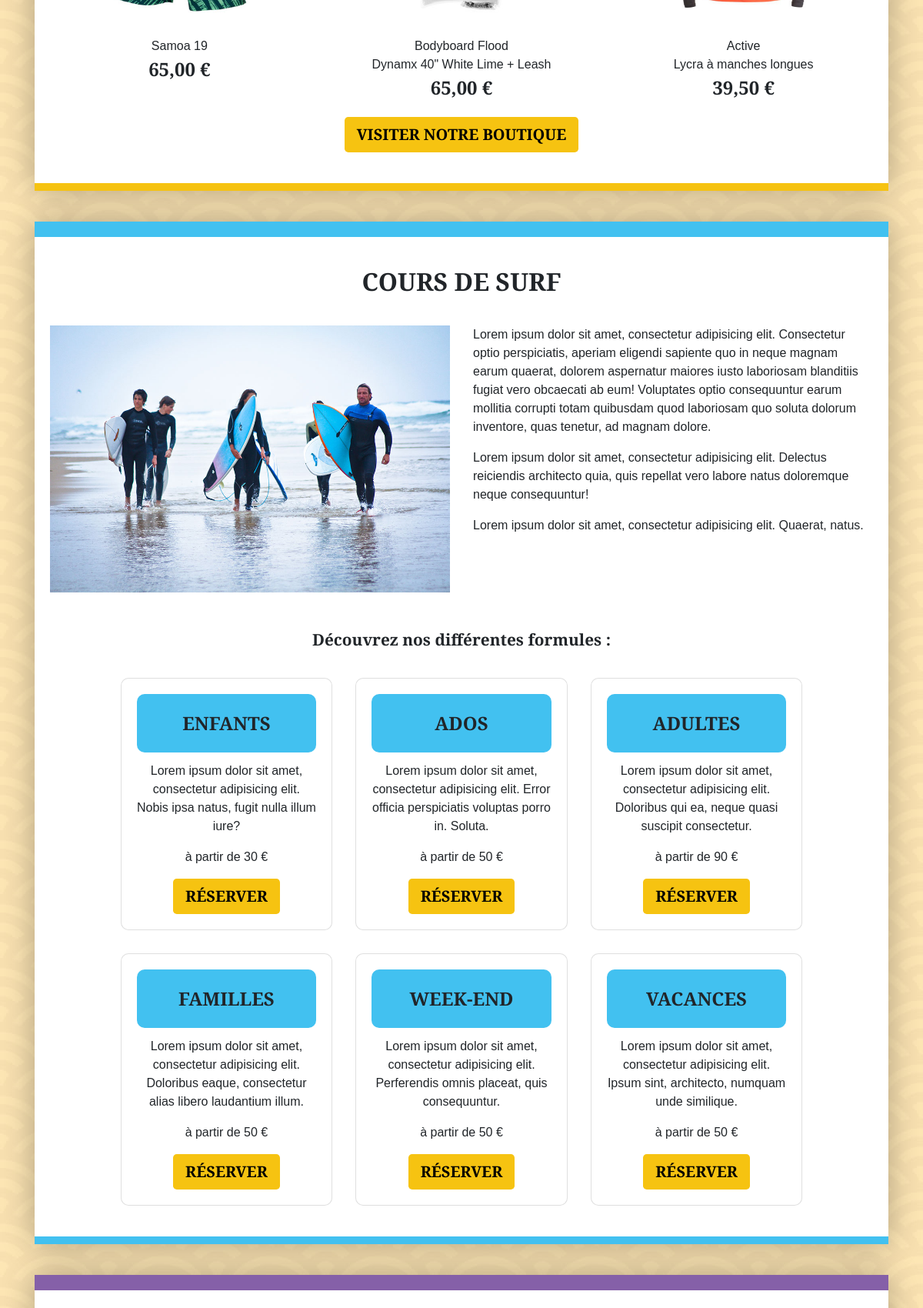
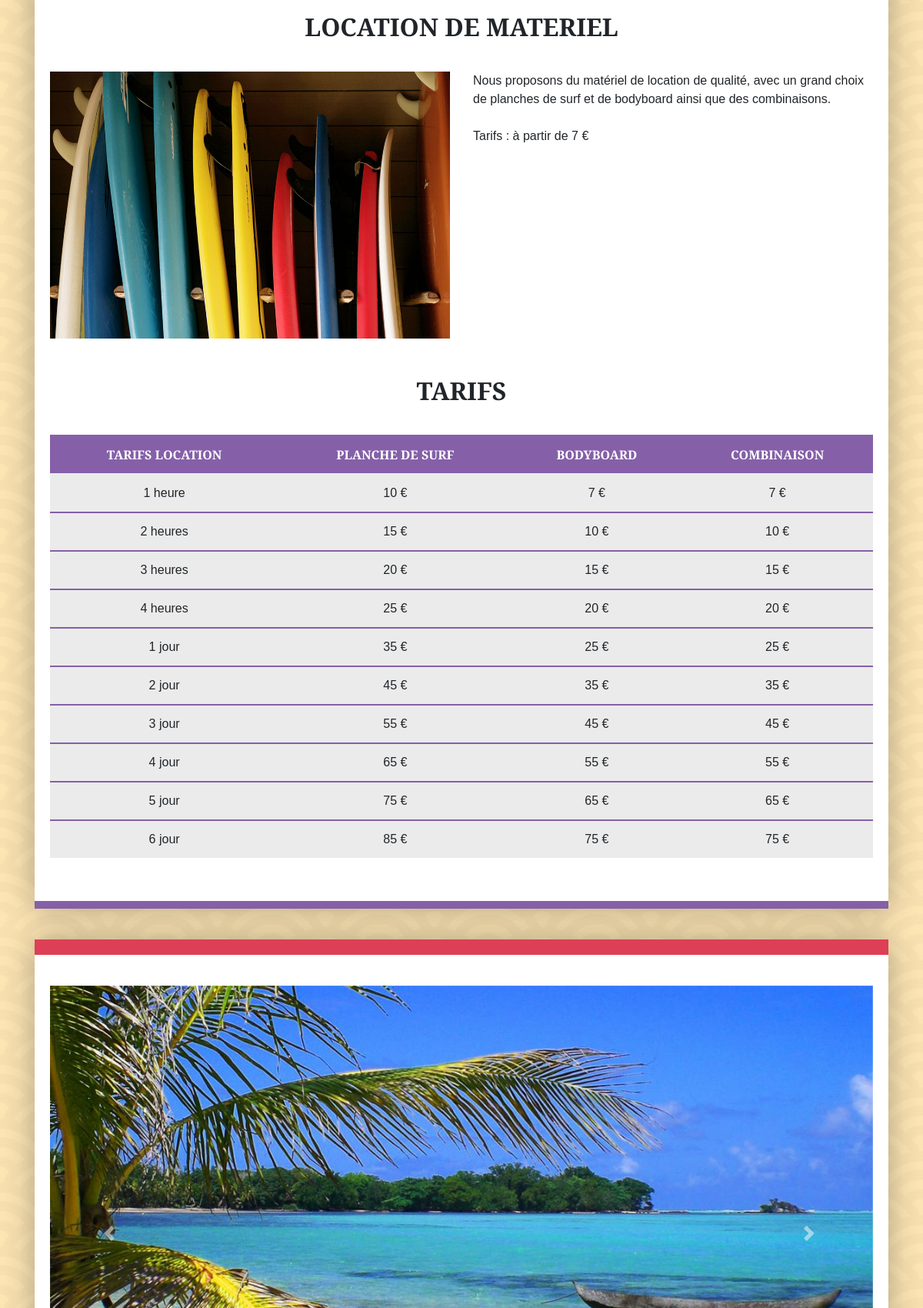
/index.php?action=acc (upper part), run on the app's committed database (2 pictures, top to bottom).
### tables this page shows
CREATE TABLE DUREE
(
    codeDuree   VARCHAR(5) PRIMARY KEY NOT NULL,
    libDuree    VARCHAR(255)
);

### index.php (called while the page is built, shortened)
<?php
    if (isset($_GET['action']))
    {
        $action = $_GET['action'];
    }
    switch ($action)
    {
        case "acc":
        include "control/cAcc.php";
        break;
    }
    include $view;
?>

### models/mTarif.php (called while the page is built)
<?php
    function getTarif () : array
    {
        global $bdd;
        $sql = $bdd -> prepare(
            "SELECT DU.codeDuree, libDuree, MAX(IF (TA.categoProd = 'PS', prixLocation, null)) AS 'PS', MAX(IF (TA.categoProd = 'BB', prixLocation, null)) AS 'BB',
            MAX(IF (TA.categoProd = 'CO', prixLocation, null)) AS 'CO'
                FROM duree AS DU INNER JOIN tarifer AS TA
                ON DU.codeDuree = TA.codeDuree
            GROUP BY DU.codeDuree ORDER BY 3"
        );
        $sql -> execute();
        $resultat = $sql -> fetchall(PDO::FETCH_ASSOC);
       return $resultat;
    }
?>

### control/cAcc.php (called while the page is built, shortened)
<?php
    if (isset($action) && $action == "acc")
    {
        require "models/mTarif.php";
        $tabTarif = getTarif();
    }
    else
    {
        header("location:index.php?action=acc");
    }
?>

### views/inc/accueil/tarifs.php (the view)
<section class="d-none d-md-none d-xl-block">
    <div class="container">
        <div class="bloc location">
        <h2>Location de materiel</h2>
        <div class="bloc-info row">
            <div class="col-lg-6">
                <img src="views/images/planchesdesurf.jpg" alt="Planches de surf" class="img-fluid">
            </div>
            <div class="col-lg-6">
                <p>Nous proposons du matériel de location de qualité, avec un grand choix de planches de surf et de bodyboard ainsi que des combinaisons.<br /><br /> Tarifs : à partir de 7 €</p>
            </div>
        </div>
        <h2>Tarifs</h2>
        <table class="table">
            <thead>
                <tr>
                    <th>Tarifs location</th>
                    <th>Planche de surf</th>
                    <th>Bodyboard</th>
                    <th>Combinaison</th>
                </tr>
            </thead>
            <tbody>
                <?php
                    foreach($tabTarif as $tarif)
                    {
                        $duree = $tarif['libDuree'];
                        $prixPS = $tarif['PS'];
                        $prixBB = $tarif['BB'];
                        $prixCO = $tarif['CO'];
                        echo "
                        <tr>
                            <td>$duree</td>
                            <td>$prixPS €</td>
                            <td>$prixBB €</td>
                            <td>$prixCO €</td>
                        </tr>
                        ";
                    }
                ?>
            </tbody>
        </table>
        </div>
    </div>
</section>

### views/vAcc.php (shortened to what this page needs)
<!DOCTYPE html>
<html lang="fr">
    <head>
    <link rel="stylesheet" href="views/assets/css/bootstrap.css">
    <link rel="stylesheet" href="views/assets/css/style.css">
    </head>
    <body>
        <?php
            include "inc/boutique.php";
        ?>
        <?php
            include "inc/coursSurf.php";
        ?>
        <?php
            include "inc/tarifs.php";
        ?>
        <?php
            include "inc/partenaires.php";
        ?>
    </body>
</html>

### views/inc/accueil/boutique.php (shortened to what this page needs)
<section>
    <div class="container">
        <div class="bloc boutique">
        <div class="row">
            <div class="produit col-lg-4 col-md-6 d-none d-sm-none d-lg-block">
                <img src="views/images/shortdesurf.jpg" alt="Short de surf" class="img-fluid">
                <div class="nom_produit">Samoa 19</div>
                <div class="prix">65,00 €</div>
            </div>
            <div class="produit col-lg-4 col-md-6 d-none d-sm-none d-lg-block">
                <img src="views/images/bodyboard.jpg" alt="Bodyboard" class="img-fluid">
                <div class="nom_produit">Bodyboard Flood<br /> Dynamx 40" White Lime + Leash</div>
                <div class="prix">65,00 €</div>
            </div>
            <div class="produit col-lg-4 col-md-6 d-none d-sm-none d-lg-block">
                <img src="views/images/lycra.jpg" alt="Lycra à manches longues" class="img-fluid">
                <div class="nom_produit">Active<br /> Lycra à manches longues</div>
                <div class="prix">39,50 €</div>
            </div>
        </div>
        <button type="button" class="btn btn-lg">Visiter notre boutique</button>
        </div>
    </div>
</section>

### views/inc/accueil/coursSurf.php
<section>
    <div class="container">
        <div class="bloc" id="coursdesurf">
        <h2>Cours de surf</h2>
        <div class="row">
            <div class="col-lg-6">
                <img src="views/images/coursdesurf.jpg" alt="Cours de surf" class="img-fluid"></div>
            <div class="col-lg-6">
                <p>Lorem ipsum dolor sit amet, consectetur adipisicing elit. Consectetur optio perspiciatis, aperiam eligendi sapiente quo in neque magnam earum quaerat, dolorem aspernatur maiores iusto laboriosam blanditiis fugiat vero obcaecati ab eum! Voluptates optio consequuntur earum mollitia corrupti totam quibusdam quod laboriosam quo soluta dolorum inventore, quas tenetur, ad magnam dolore.</p>
                <p>Lorem ipsum dolor sit amet, consectetur adipisicing elit. Delectus reiciendis architecto quia, quis repellat vero labore natus doloremque neque consequuntur!</p>
                <p>Lorem ipsum dolor sit amet, consectetur adipisicing elit. Quaerat, natus.</p>
            </div>
        </div>
        <h3>Découvrez nos différentes formules :</h3>
        <div class="row justify-content-md-center">
            <div class="col-lg-10">
                <div class="row">
                    <div class="col-sm-4">
                    <div class="card">
                        <div class="card-body">
                            <h4 class="card-title">Enfants</h4>
                            <p class="card-text">Lorem ipsum dolor sit amet, consectetur adipisicing elit. Nobis ipsa natus, fugit nulla illum iure?</p>
                            <p class="prix">à partir de 30 €</p>
                            <button type="button" class="btn btn-lg">Réserver</button>
                        </div>
                    </div>
                    </div>
                    <div class="col-sm-4">
                    <div class="card">
                        <div class="card-body">
                            <h4 class="card-title">Ados</h4>
                            <p class="card-text">Lorem ipsum dolor sit amet, consectetur adipisicing elit. Error officia perspiciatis voluptas porro in. Soluta.</p>
                            <p class="prix">à partir de 50 €</p>
                            <button type="button" class="btn btn-lg">Réserver</button>
                        </div>
                    </div>
                    </div>
                    <div class="col-sm-4">
                    <div class="card">
                        <div class="card-body">
                            <h4 class="card-title">Adultes</h4>
                            <p class="card-text">Lorem ipsum dolor sit amet, consectetur adipisicing elit. Doloribus qui ea, neque quasi suscipit consectetur.</p>
                            <p class="prix">à partir de 90 €</p>
                            <button type="button" class="btn btn-lg">Réserver</button>
                        </div>
                    </div>
                    </div>
                </div>
                <div class="row">
                    <div class="col-sm-4">
                    <div class="card">
                        <div class="card-body">
                            <h4 class="card-title">Familles</h4>
                            <p class="card-text">Lorem ipsum dolor sit amet, consectetur adipisicing elit. Doloribus eaque, consectetur alias libero laudantium illum.</p>
                            <p class="prix">à partir de 50 €</p>
                            <button class="btn btn-lg">Réserver</button>
                        </div>
                    </div>
                    </div>
                    <div class="col-sm-4">
                    <div class="card">
                        <div class="card-body">
                            <h4 class="card-title">Week-End</h4>
                            <p class="card-text">Lorem ipsum dolor sit amet, consectetur adipisicing elit. Perferendis omnis placeat, quis consequuntur.</p>
                            <p class="prix">à partir de 50 €</p>
                            <button class="btn btn-lg">Réserver</button>
                        </div>
                    </div>
                    </div>
                    <div class="col-sm-4">
                    <div class="card">
                        <div class="card-body">
                            <h4 class="card-title">Vacances</h4>
                            <p class="card-text">Lorem ipsum dolor sit amet, consectetur adipisicing elit. Ipsum sint, architecto, numquam unde similique.</p>
                            <p class="prix">à partir de 50 €</p>
                            <button class="btn btn-lg">Réserver</button>
                        </div>
                    </div>
                    </div>
                </div>
            </div>
        </div>
        </div>
    </div>
</section>

### views/inc/accueil/partenaires.php (shortened to what this page needs)
<section>
    <div class="container">
        <div class="bloc partenaires">
        <div id="carouselExampleIndicators" class="carousel slide" data-ride="carousel">
            <div class="carousel-inner">
                <div class="carousel-item active">
                    <img class="d-block w-100" src="views/images/slider_1.jpg" alt="First slide">
                </div>
            </div>
            <a class="carousel-control-prev" href="#carouselExampleIndicators" role="button" data-slide="prev">
                <span class="carousel-control-prev-icon" aria-hidden="true"></span>
            </a>
            <a class="carousel-control-next" href="#carouselExampleIndicators" role="button" data-slide="next">
                <span class="carousel-control-next-icon" aria-hidden="true"></span>
            </a>
        </div>
        </div>
    </div>
</section>

### views/assets/css/style.css (style rules this page uses)
body { background-image: url(../../img/background.jpg); font-family: 'Merriweather Sans', sans-serif; }
section { margin-bottom: 40px; }
section .btn { text-transform: uppercase; font-weight: bold; }
section h2 { text-transform: uppercase; text-align: center; }
h2 { margin-bottom: 40px; }
h2, h3, h4 { font-family: 'Merriweather', serif; font-weight: bold; }
h3 { font-size: 1.3em; }
img { margin-bottom: 20px; }
.btn, .btn-lg { background-color: #f6c311; border: none; }
.bloc { border-top: 20px solid black; border-bottom: 10px solid black; background-color: #fff; padding: 40px 20px; -webkit-box-shadow: 0 0 40px 0 rgba(0, 0, 0, 0.3); box-shadow: 0 0 40px 0 rgba(0, 0, 0, 0.3); }
.boutique { border-color: #f6c311; text-align: center; background-color: #fff; padding: 40px 20px; }
.boutique .produit { margin-bottom: 20px; }
.boutique img { width: 80%; margin-bottom: 10px; }
.boutique .prix { font-size: 1.5em; font-weight: bold; }
.boutique .btn { background-color: #f6c311; }
#coursdesurf { border-color: #42c1f0; }
#coursdesurf .card { text-align: center; border-radius: 10px; margin-top: 30px; }
#coursdesurf .card-title { background-color: #42c1f0; padding: 25px; border-radius: 10px; }
#coursdesurf h3 { text-align: center; margin-top: 30px; }
#coursdesurf h4 { text-transform: uppercase; }
.location { border-color: #8560a8; }
.bloc-info { margin-bottom: 30px; }
.location table { background-color: #ebebeb; text-align: center; }
.location th { text-align: center; text-transform: uppercase; }
.location th, .location td { border-color: #8560a8; border-width: 2px; }
.location th { background-color: #8560a8; color: #fff; }
.location tbody { padding: 50px; }
.partenaires { border-color: #dd3f56; }
.carousel { margin-bottom: 20px; }

### data on the page
duree: libDuree "1 heure", prixPS "10", prixBB "7", prixCO "7"
duree: libDuree "2 heures", prixPS "15", prixBB "10", prixCO "10"
duree: libDuree "3 heures", prixPS "20", prixBB "15", prixCO "15"
duree: libDuree "4 heures", prixPS "25", prixBB "20", prixCO "20"
duree: libDuree "1 jour", prixPS "35", prixBB "25", prixCO "25"
duree: libDuree "2 jour", prixPS "45", prixBB "35", prixCO "35"
duree: libDuree "3 jour", prixPS "55", prixBB "45", prixCO "45"
duree: libDuree "4 jour", prixPS "65", prixBB "55", prixCO "55"
duree: libDuree "5 jour", prixPS "75", prixBB "65", prixCO "65"
duree: libDuree "6 jour", prixPS "85", prixBB "75", prixCO "75"
